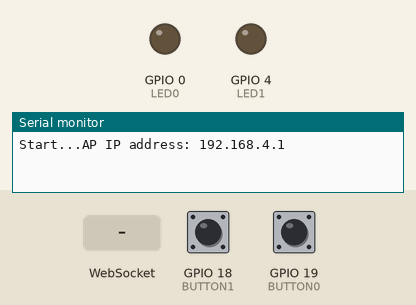
A program run on a simulated ESP32. On the bench: output pins drawn as LEDs (lit = HIGH), the last lines printed to the serial monitor. The test bench sets the inputs (shaded band); at power-on: GPIO 18 (BUTTON1) LOW, GPIO 19 (BUTTON0) LOW. Storage starts empty.

Above: at 1.2 s.
1.3 s: WebSocket text "0" received
At 2.5 s:
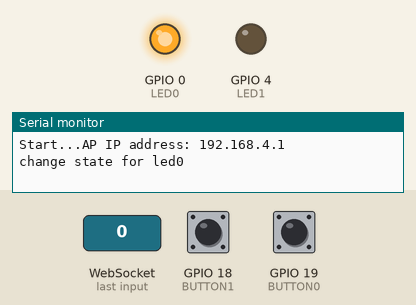
2.8 s: GPIO 18 (BUTTON1) pulled HIGH for 0.15 s
At 4.0 s:
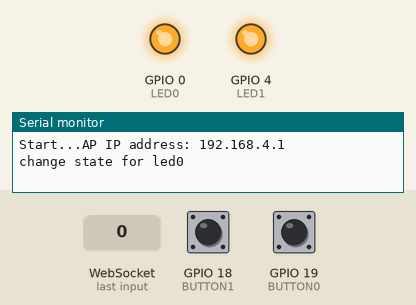
4.4 s: GPIO 19 (BUTTON0) pulled HIGH for 0.15 s
At 5.5 s:
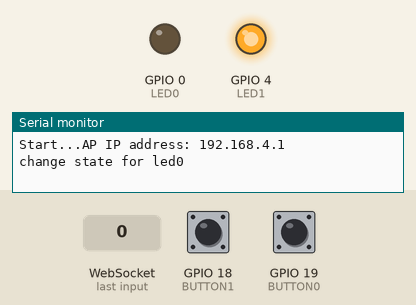
7.5 s: WebSocket text "1" received
At 8.6 s:
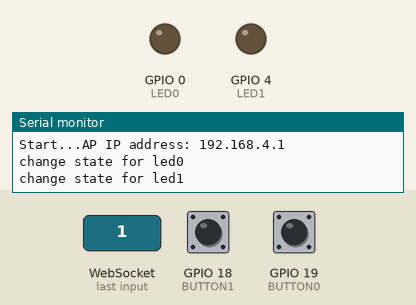
9.0 s: GPIO 18 (BUTTON1) pulled HIGH for 1 s
At 10.2 s:
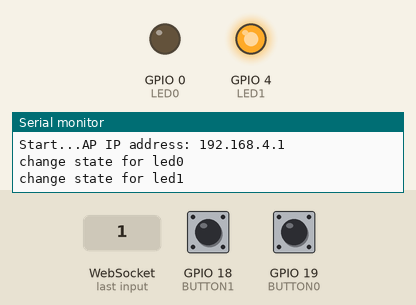
Timing chart, 0 to 12.0 s (numbered marks = the images above; inputs shaded):
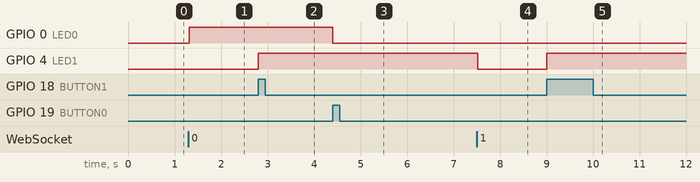

Measured:
- after the input at 1.3 s, GPIO 0 (LED0): LOW → HIGH at once
- after the input at 2.8 s, GPIO 4 (LED1): LOW → HIGH at once
- after the input at 4.4 s, GPIO 0 (LED0): HIGH → LOW at once
- after the input at 7.5 s, GPIO 4 (LED1): HIGH → LOW at once
- after the input at 9.0 s, GPIO 4 (LED1): LOW → HIGH at once

The program:

main.cpp
```cpp
//с пинами всё как в ардуино
#include <Arduino.h>
#include <WiFi.h>

//веб-сервер https://github.com/me-no-dev/ESPAsyncWebServer
//про вебсокеты https://ru.wikipedia.org/wiki/WebSocket
#include <AsyncTCP.h>
#include <ESPAsyncWebServer.h>
#include <ArduinoOTA.h>
#include <ESPmDNS.h>

//для работы со встроенной файловой системой
//работа с файлами как в c++
#include <FS.h>
#include <SPIFFS.h>

#include <Debounce.h> //дребезг контактов кнопки
#include <ArduinoJson.h> //json-формат

AsyncWebServer server(80); //запуск веб-сервера на 80м порту
AsyncWebSocket ws("/ws"); //запуск веб-сокетов ws://<адрес>/ws
AsyncEventSource events("/events"); //обработчик событий

//конигурация вайфай
const char* ssid = "esp32test";
const char* password = "12345678";

//конфигурация пинов
#define LED_BUILTIN 2

#define LED0 0
#define LED1 4

#define BUTTON0 19
#define BUTTON1 18

//установка обработчика дребезга контактов
Debounce debouncer0 = Debounce( 20 , BUTTON0 );
Debounce debouncer1 = Debounce( 20 , BUTTON1 );

//умолчательное состояние лампочек
bool state0 = false;
bool state1 = false;

//удаление файла
void deleteFile(fs::FS &fs, const char * path) {
  if (fs.remove(path)) {
    Serial.println("File deleted");
  } else {
    Serial.println("Delete failed");
  }
}

//отправка данных через вебсокет на !!!всех!!! клиентов
void sendDataWs()
{
    DynamicJsonBuffer jsonBuffer;
    JsonObject& root = jsonBuffer.createObject(); //создание объекта json

    //установка значений в объект
    root["led0"] = state0;
    root["led1"] = state1;

    size_t len = root.measureLength(); //вычисление длины объекта
    AsyncWebSocketMessageBuffer * buffer = ws.makeBuffer(len); //  creates a buffer (len + 1) for you.
    if (buffer) {
        root.printTo((char *)buffer->get(), len + 1); //json в буфер
        ws.textAll(buffer); //отправка буффера
    }
}


//обработка запросов по вебсокет
void onWsEvent(AsyncWebSocket * server, AsyncWebSocketClient * client, AwsEventType type, void * arg, uint8_t *data, size_t len)
{
  if(type == WS_EVT_CONNECT){
    sendDataWs(); //отправка данных подключившемуся клиенту

  } else if(type == WS_EVT_DISCONNECT){ //обработка разрыва соеденения
    Serial.printf("ws[%s][%u] disconnect: %u\n", server->url(), client->id());
  } else if(type == WS_EVT_ERROR){ //обработка ошибок
    Serial.printf("ws[%s][%u] error(%u): %s\n", server->url(), client->id(), *((uint16_t*)arg), (char*)data);
  } else if(type == WS_EVT_PONG){ //обработка ответа на client->ping()
    Serial.printf("ws[%s][%u] pong[%u]: %s\n", server->url(), client->id(), len, (len)?(char*)data:"");

  } else if(type == WS_EVT_DATA){ //обработка данных пришедших через вебсокет
    AwsFrameInfo * info = (AwsFrameInfo*)arg;
    String msg = "";
    if(info->final && info->index == 0 && info->len == len){
      //the whole message is in a single frame and we got all of it's data

      if(info->opcode == WS_TEXT){
        for(size_t i=0; i < info->len; i++) {
          msg += (char) data[i];
        }
      } else {
        char buff[3];
        for(size_t i=0; i < info->len; i++) {
          sprintf(buff, "%02x ", (uint8_t) data[i]);
          msg += buff ;
        }
      }

      //если в сообщении пришло "0", меняем состояние LED0
      if (msg=="0") {
        Serial.printf("change state for led0\n");
        state0 = !state0; //смена состояние
        digitalWrite(LED0, state0); //включение/выключение LED0
        sendDataWs(); //отправка данных о состоянии всем клиентам
      }

      //если в сообщении пришло "1", меняем состояние LED1
      //всё по аналогии LED0
      if (msg=="1") {
        Serial.printf("change state for led1\n");
        state1 = !state1;
        digitalWrite(LED1, state1);
        sendDataWs();
      }
    }
  }

}

void setup()
{
  //устанавливаем назначение пинов
  pinMode(LED0, OUTPUT);
  pinMode(LED1, OUTPUT);

  pinMode(BUTTON0, INPUT);
  pinMode(BUTTON1, INPUT);

  //запуск serial, что-бы читать отладочные сообщения
  Serial.begin(115200);
  Serial.println();
  Serial.print("Start...");

  //запуск wifi в режиме точки доступа
  WiFi.softAP(ssid, password);
  IPAddress myIP = WiFi.softAPIP();

  Serial.print("AP IP address: ");
  Serial.println(myIP);

  //запускаем файловую систему
  if (!SPIFFS.begin()) {
    Serial.println("SPIFFS Mount Failed");
    return;
  }

  //запуск обработчиков событий вебсокетов
  ws.onEvent(onWsEvent);
  server.addHandler(&ws);

  //обработка GET запроса на удаление index.html
  server.on("/delete_index", HTTP_GET, [](AsyncWebServerRequest *request){
    deleteFile(SPIFFS, "/index.html"); //удаление
    request->send(200, "text/plain", "index.html deleted"); //отправка клиенту сообщения об успешности операции
  });

  //обработка GET запроса sys, в ответе форма для загрузки index.html
  server.on("/sys", HTTP_GET, [](AsyncWebServerRequest *request){
    request->send(200, "text/html", "<form enctype='multipart/form-data' method='POST'><input type='file' name='fileToUpload' id='fileToUpload'><input type='submit' name='submit'></form><a href='http://192.168.4.1/delete_index'>DELETE index.html</a>");
  });

  //обработка всех остальных запросов
  server.onNotFound([](AsyncWebServerRequest *request){
      request->send(404); //page not found message for client
  });

  //обработчик загрузки файлов
  server.onFileUpload([](AsyncWebServerRequest *request, const String& filename, size_t index, uint8_t *data, size_t len, bool final){

    if(!index){
      Serial.printf("UploadStart: %s\n", filename.c_str());
    }

    //создание и запись в файл во внутреней памяти
    File f = SPIFFS.open("/index.html", "a+");
    for(size_t i=0; i<len; i++){
      f.write(data[i]);
    }
    f.seek(0);
    f.close();

    if(final){
      Serial.printf("UploadEnd: %s, %u B\n", filename.c_str(), index+len);
    }
  });

  //не понял зачем это нужно, но без этого не работает.
  events.onConnect([](AsyncEventSourceClient *client){
    client->send("hello!",NULL,millis(),1000);
  });

  //запуск вебсервера
   server.begin();


   //установка index.html умолчательным файлом для сервера
  server.serveStatic("/", SPIFFS, "/").setDefaultFile("index.html");;
}

void loop()
{

  //обработка нажатия кнопки
  if ( debouncer0.update () && debouncer0.read()==1) {
    state0 = !state0;
    digitalWrite(LED0, state0);
    sendDataWs(); //отправка данных всем клиентам
  }

  if ( debouncer1.update () && debouncer1.read()==1) {
    state1 = !state1;
    digitalWrite(LED1, state1);
    sendDataWs();
  }

}
```
